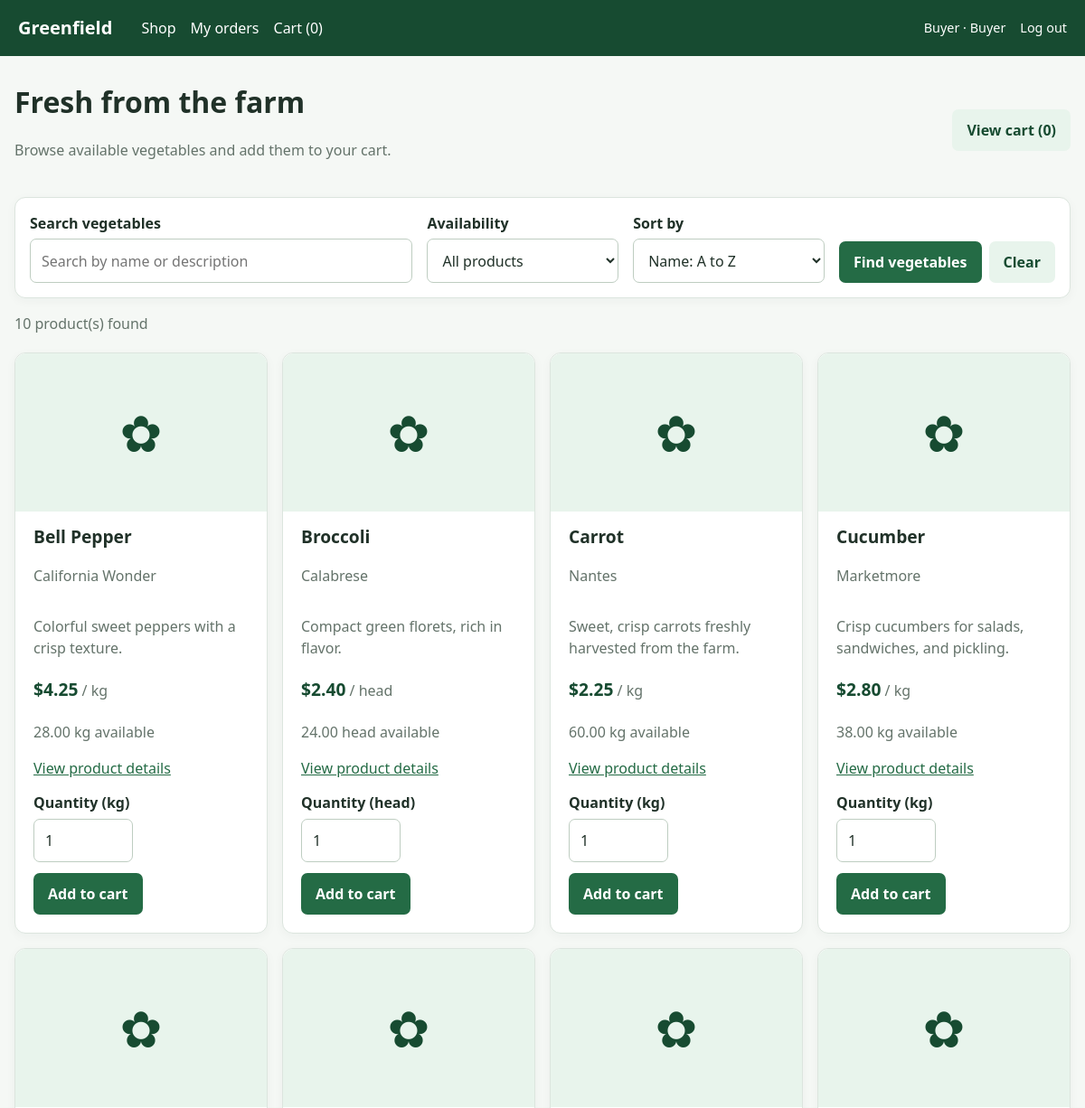
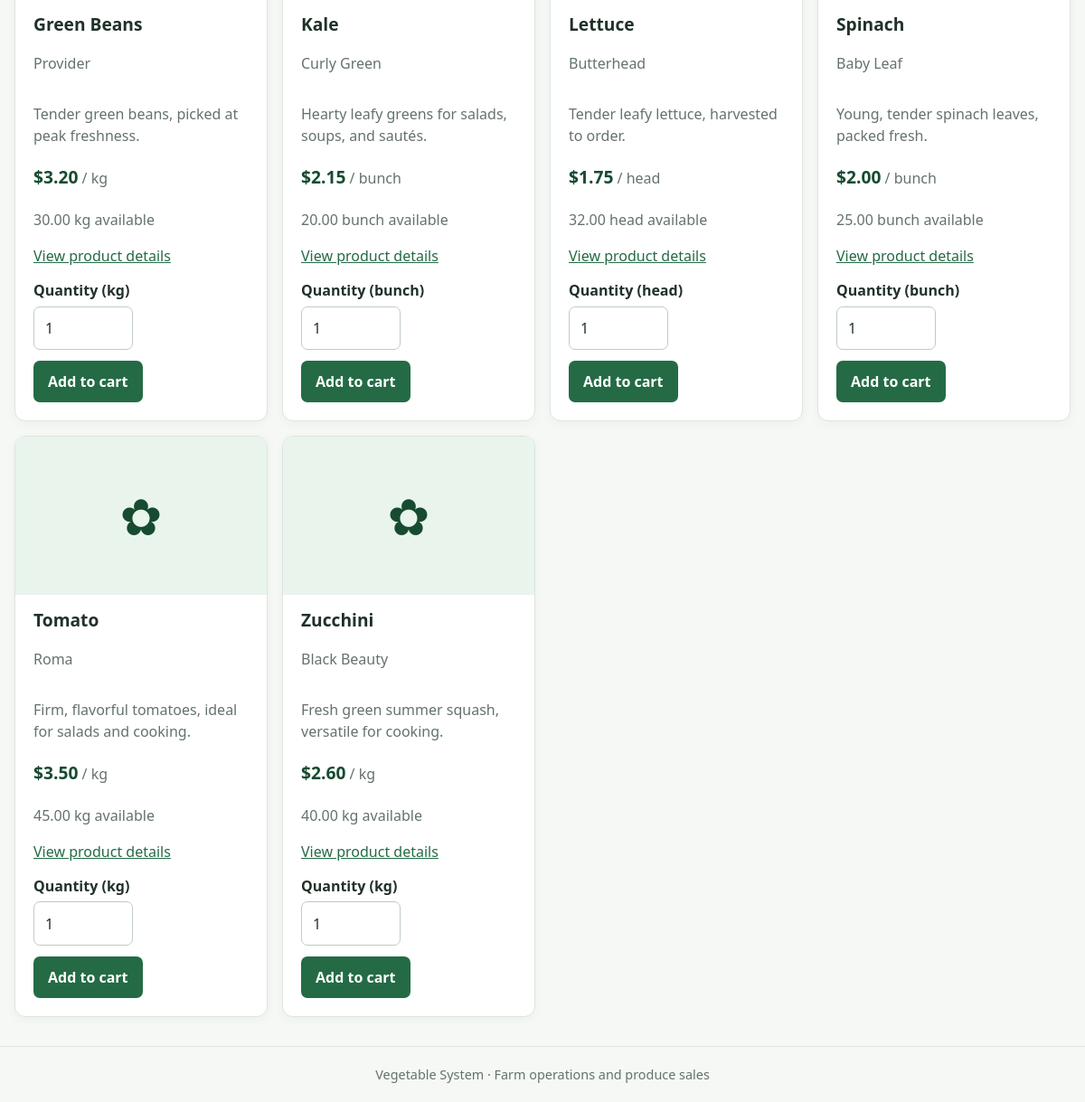
The page /buyer/index.php (signed in) on the database its author committed (2 pictures, top to bottom).
### tables this page shows
CREATE TABLE IF NOT EXISTS vegetables (
    id INT UNSIGNED AUTO_INCREMENT PRIMARY KEY,
    name VARCHAR(120) NOT NULL,
    variety VARCHAR(120) NULL,
    description TEXT NULL,
    unit VARCHAR(30) NOT NULL DEFAULT 'kg',
    price DECIMAL(10,2) NOT NULL DEFAULT 0,
    active TINYINT(1) NOT NULL DEFAULT 1,
    created_at TIMESTAMP NOT NULL DEFAULT CURRENT_TIMESTAMP
);

### includes/functions.php (called while the page is built, shortened)
<?php
function app_url(string $path = ''): string
{
    $scriptDirectory = str_replace('\\', '/', dirname($_SERVER['SCRIPT_NAME'] ?? '/'));
    if (in_array(basename($scriptDirectory), ['auth', 'modules', 'buyer'], true)) {
        $scriptDirectory = dirname($scriptDirectory);
    }
    $base = rtrim($scriptDirectory, '/');
    return $base . '/' . ltrim($path, '/');
}
function h($value): string
{
    return htmlspecialchars((string) $value, ENT_QUOTES, 'UTF-8');
}
function money($amount): string
{
    return '$' . number_format((float) $amount, 2);
}
function cart_contents(): array
{
    return $_SESSION['cart'] ?? [];
}
function cart_count(): int
{
    return array_sum(array_map('intval', cart_contents()));
}

### buyer/index.php (the view, shortened to what this page needs)
<?php
require_once __DIR__ . '/../includes/auth.php';
$search = $_GET['search'] ?? '';
$search = trim($search);
$sort = $_GET['sort'] ?? 'name_asc';
$availability = $_GET['availability'] ?? 'all';
$sortOptions = [
    'name_asc' => 'v.name ASC',
    'price_asc' => 'v.price ASC, v.name ASC',
    'price_desc' => 'v.price DESC, v.name ASC',
];
$conditions = ['v.active = 1'];
$parameters = [];
$query = 'SELECT
        v.id,
        v.name,
        v.variety,
        v.description,
        v.unit,
        v.price,
        COALESCE(i.quantity, 0) AS stock
     FROM vegetables AS v
     LEFT JOIN inventory AS i ON i.vegetable_id = v.id
     WHERE ' . implode(' AND ', $conditions)
    . ' ORDER BY ' . $sortOptions[$sort];
$statement = $pdo->prepare($query);
$statement->execute($parameters);
$vegetables = $statement->fetchAll();
require __DIR__ . '/../includes/header.php';
?>
<div class="page-heading">
    <div>
        <h1>Fresh from the farm</h1>
        <p class="muted">Browse available vegetables and add them to your cart.</p>
    </div>
    <a class="button secondary" href="<?= h(app_url('buyer/cart.php')) ?>">
        View cart (<?= cart_count() ?>)
    </a>
</div>
<form class="catalog-filters panel" method="get">
    <div class="field catalog-search">
        <label for="search">Search vegetables</label>
        <input
            id="search"
            type="search"
            name="search"
            value="<?= h($search) ?>"
            placeholder="Search by name or description"
        >
    </div>
    <div class="field">
        <label for="availability">Availability</label>
        <select id="availability" name="availability">
            <option value="all" <?= $availability === 'all' ? 'selected' : '' ?>>
                All products
            </option>
        </select>
    </div>
    <div class="field">
        <label for="sort">Sort by</label>
        <select id="sort" name="sort">
            <option value="name_asc" <?= $sort === 'name_asc' ? 'selected' : '' ?>>
                Name: A to Z
            </option>
        </select>
    </div>
    <div class="catalog-filter-actions">
        <button type="submit">Find vegetables</button>
        <a class="button secondary" href="<?= h(app_url('buyer/index.php')) ?>">Clear</a>
    </div>
</form>
<p class="muted catalog-result-count">
    <?= count($vegetables) ?> product(s) found
</p>
<?php if (!$vegetables): ?>
    <section class="panel empty">
        No vegetables match your search. Try another name or clear the filters.
    </section>
<?php else: ?>
    <div class="card-grid catalog-grid">
    <?php foreach ($vegetables as $vegetable): ?>
        <article class="card catalog-card">
            <div class="product-image catalog-product-image" aria-hidden="true">✿</div>
            <h2 class="catalog-card-title"><?= h($vegetable['name']) ?></h2>
            <?php if ($vegetable['variety']): ?>
                <p class="muted"><?= h($vegetable['variety']) ?></p>
            <?php endif; ?>
            <p class="catalog-description">
                <?= h($vegetable['description'] ?? 'Fresh seasonal produce.') ?>
            </p>
            <p class="catalog-price">
                <strong><?= money($vegetable['price']) ?></strong>
                <span>/ <?= h($vegetable['unit']) ?></span>
            </p>
            <p class="muted catalog-stock">
                <?= number_format((float) $vegetable['stock'], 2) ?>
                <?= h($vegetable['unit']) ?> available
            </p>
            <a class="catalog-details" href="<?= h(app_url(
                'buyer/product.php?id=' . (int) $vegetable['id']
            )) ?>">View product details</a>
            <?php if ((float) $vegetable['stock'] > 0): ?>
                <form method="post" action="<?= h(app_url('buyer/cart.php')) ?>">
                    <div class="field">
                        <label for="quantity-<?= (int) $vegetable['id'] ?>">
                            Quantity (<?= h($vegetable['unit']) ?>)
                        </label>
                        <input
                            id="quantity-<?= (int) $vegetable['id'] ?>"
                            class="quantity-input"
                            type="number"
                            min="0.01"
                            max="<?= h($vegetable['stock']) ?>"
                            step="0.01"
                            name="quantity"
                            value="1"
                            required
                        >
                    </div>
                    <button type="submit">Add to cart</button>
                </form>
            <?php else: ?>
                <span class="muted">Out of stock</span>
            <?php endif; ?>
        </article>
    <?php endforeach; ?>
    </div>
<?php endif; ?>
<?php require __DIR__ . '/../includes/footer.php'; ?>

### assets/css/style.css (style rules this page uses)
:root { --green: #246b45; --green-dark: #174b31; --green-light: #e8f4ec; --ink: #203128; --muted: #64736a; --line: #dce5de; --surface: #fff; --background: #f5f8f5; --danger: #a52e2e; }
* { box-sizing: border-box; }
body { margin: 0; color: var(--ink); background: var(--background); font: 16px/1.5 system-ui, -apple-system, "Segoe UI", sans-serif; }
a { color: var(--green); }
h1, h2, h3 { line-height: 1.2; }
h1 { margin-top: 0; }
.page-heading { display: flex; align-items: center; justify-content: space-between; gap: 1rem; flex-wrap: wrap; }
.panel, .card, .form-card { padding: 1.25rem; background: var(--surface); border: 1px solid var(--line); border-radius: 12px; box-shadow: 0 3px 12px #2031280a; }
label { display: block; margin-bottom: .35rem; font-weight: 650; }
input, select, textarea { width: 100%; padding: .7rem .75rem; color: var(--ink); background: #fff; border: 1px solid #becdc1; border-radius: 7px; font: inherit; }
.field { margin-bottom: 1rem; }
button, .button { display: inline-block; padding: .68rem 1rem; color: #fff; background: var(--green); border: 0; border-radius: 7px; font: inherit; font-weight: 650; text-decoration: none; cursor: pointer; }
.button.secondary { color: var(--green-dark); background: var(--green-light); }
.stats, .card-grid { display: grid; grid-template-columns: repeat(auto-fit, minmax(190px, 1fr)); gap: 1rem; margin: 1.25rem 0; }
.muted { color: var(--muted); }
.product-image { display: grid; min-height: 150px; place-items: center; margin: -1.25rem -1.25rem 1rem; color: var(--green-dark); background: var(--green-light); border-radius: 12px 12px 0 0; font-size: 3.5rem; }
.quantity-input { max-width: 110px; }
.catalog-filters { display: flex; align-items: end; gap: 1rem; flex-wrap: wrap; margin: 1.5rem 0 1rem; padding: 1rem; }
.catalog-filters .field { min-width: 160px; flex: 1; margin: 0; }
.catalog-filters .catalog-search { min-width: min(260px, 100%); flex: 2; }
.catalog-filter-actions { display: flex; align-items: center; gap: .5rem; }
.catalog-result-count { margin: 0 0 .75rem; }
.catalog-grid { grid-template-columns: repeat(auto-fit, minmax(min(100%, 230px), 1fr)); }
.catalog-card { display: flex; min-width: 0; flex-direction: column; }
.catalog-product-image { min-height: 175px; }
.catalog-card-title { margin: 0 0 .25rem; font-size: 1.2rem; }
.catalog-description { min-height: 3em; color: var(--muted); }
.catalog-price { margin: .25rem 0; color: var(--green-dark); }
.catalog-price strong { font-size: 1.2rem; }
.catalog-price span, .catalog-stock { color: var(--muted); }
.catalog-details { margin: 0 0 .9rem; }
.catalog-card form { margin-top: auto; }
.catalog-card form .field { margin-bottom: .75rem; }

### rows shown on the page
vegetables: name "Bell Pepper", variety "California Wonder", description "Colorful sweet peppers with a crisp texture.", price "$4.25", unit "kg", stock "28.00", quantity "1"
vegetables: name "Broccoli", variety "Calabrese", description "Compact green florets, rich in flavor.", price "$2.40", unit "head", stock "24.00", quantity "1"
vegetables: name "Carrot", variety "Nantes", description "Sweet, crisp carrots freshly harvested from the farm.", price "$2.25", unit "kg", stock "60.00", quantity "1"
vegetables: name "Cucumber", variety "Marketmore", description "Crisp cucumbers for salads, sandwiches, and pickling.", price "$2.80", unit "kg", stock "38.00", quantity "1"
vegetables: name "Green Beans", variety "Provider", description "Tender green beans, picked at peak freshness.", price "$3.20", unit "kg", stock "30.00", quantity "1"
vegetables: name "Kale", variety "Curly Green", description "Hearty leafy greens for salads, soups, and sautés.", price "$2.15", unit "bunch", stock "20.00", quantity "1"
vegetables: name "Lettuce", variety "Butterhead", description "Tender leafy lettuce, harvested to order.", price "$1.75", unit "head", stock "32.00", quantity "1"
vegetables: name "Spinach", variety "Baby Leaf", description "Young, tender spinach leaves, packed fresh.", price "$2.00", unit "bunch", stock "25.00", quantity "1"
vegetables: name "Tomato", variety "Roma", description "Firm, flavorful tomatoes, ideal for salads and cooking.", price "$3.50", unit "kg", stock "45.00", quantity "1"
vegetables: name "Zucchini", variety "Black Beauty", description "Fresh green summer squash, versatile for cooking.", price "$2.60", unit "kg", stock "40.00", quantity "1"

### other values the page prints
cart_count() "0"
$user['name'] "Buyer"
$user['role'] "Buyer"
count($vegetables) "10"
